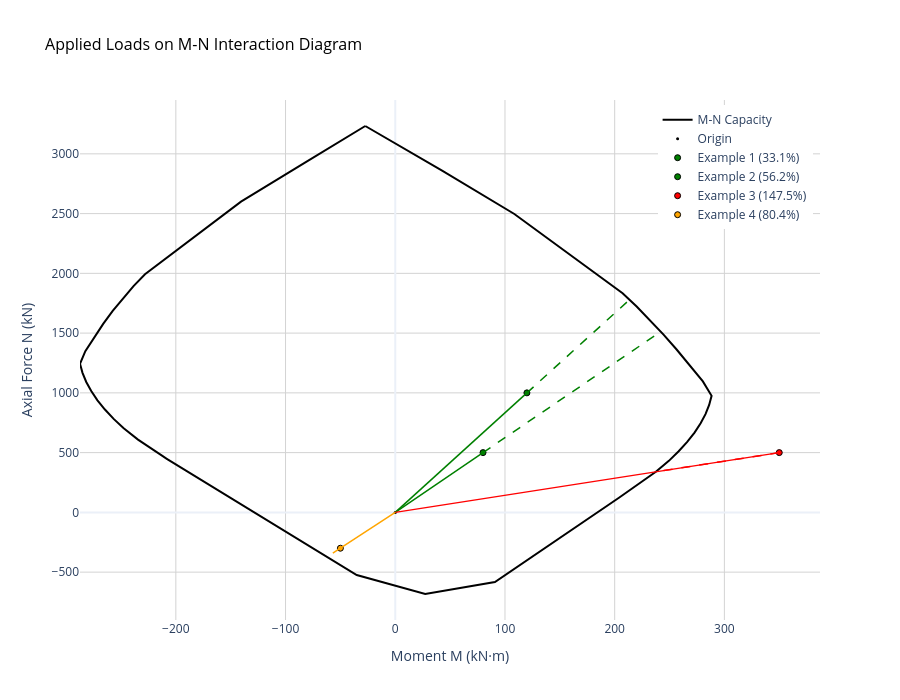

Source (notebook cell):
### Markdown cell above
### Visualize Applied Loads on M-N Diagram

### Code cell
# Visualize applied loads using the new plot() method with load points
load_cases = [
    {"N_Ed": N_Ed_1, "M_Ed": M_Ed_1, "name": f"Example 1 ({util_1:.1%})"},
    {"N_Ed": N_Ed_2, "M_Ed": M_Ed_2, "name": f"Example 2 ({util_2:.1%})"},
    {"N_Ed": N_Ed_3, "M_Ed": M_Ed_3, "name": f"Example 3 ({util_3:.1%})"},
    {"N_Ed": N_Ed_4, "M_Ed": M_Ed_4, "name": f"Example 4 ({util_4:.1%})"},
]

fig = diagram.plot(
    load_points=load_cases,
    show_vectors=True,
    show_metadata=True,
    show=True,
    title="Applied Loads on M-N Interaction Diagram",
    n_points=100
)

# The interactive plot shows:
# - Color-coded load points (green=safe, orange=warning, red=unsafe)
# - Vector rays from origin through load points to capacity boundary
# - Hover over load points to see full metadata:
#   * N_Ed, M_Ed (applied loads)
#   * N_Rd, M_Rd (capacity)
#   * Utilization ratio
#   * Pass/Fail status

### Figure 1 — Plotly figure (JSON) as saved in the notebook; plotly's stock layout.template omitted (floating-point values rounded to 4 significant figures)
{"data": [{"hovertemplate": "M: %{x:.1f} kN·m<br>N: %{y:.1f} kN<extra></extra>", "line": {"color": "black", "width": 2}, "mode": "lines", "name": "M-N Capacity", "type": "scatter", "x": [-27.32, 42.7, 108.6, 207.2, 220.0, 232.4, 244.5, 256.5, 268.4, 280.4, 288.3, 286.1, 282.8, 278.3, 272.8, 266.1, 258.3, 249.4, 237.5, 235.0, 232.3, 229.2, 225.7, 222.0, 219.1, 215.9, 212.3, 208.1, 203.9, 90.84, 27.32, -35.11, -159.7, -165.5, -172.0, -178.4, -184.1, -189.1, -193.6, -198.7, -203.8, -208.2, -212.3, -215.9, -220.3, -234.5, -247.5, -256.7, -264.6, -271.4, -277.1, -281.6, -285.1, -287.3, -282.5, -274.5, -266.2, -257.5, -248.3, -238.6, -228.1, -140.6, -81.56, -27.32], "y": [3233.0, 2860.0, 2497.0, 1833.0, 1722.0, 1607.0, 1487.0, 1363.0, 1232.0, 1096.0, 975.0, 898.8, 822.2, 745.3, 668.0, 589.9, 511.1, 431.0, 340.3, 323.5, 305.0, 284.4, 261.5, 237.2, 218.8, 198.2, 175.1, 149.2, 122.6, -582.8, -683.0, -524.1, 170.8, 203.1, 239.6, 276.2, 308.4, 336.8, 362.1, 392.4, 422.0, 448.4, 472.1, 493.5, 520.5, 608.8, 703.1, 782.3, 860.4, 937.9, 1015.0, 1091.0, 1168.0, 1244.0, 1349.0, 1465.0, 1578.0, 1686.0, 1791.0, 1893.0, 1993.0, 2601.0, 2930.0, 3233.0]}, {"hovertemplate": "Origin<extra></extra>", "marker": {"color": "black", "size": 3, "symbol": "circle"}, "mode": "markers", "name": "Origin", "type": "scatter", "x": [0], "y": [0]}, {"hovertemplate": "<b>Example 1 (33.1%)</b><br>N_Ed: 500.0 kN<br>M_Ed: 80.0 kN·m<br>N_Rd: 1512.5 kN<br>M_Rd: 242.0 kN·m<br>Utilization: 33.1%<br>Status: ✓ PASS<extra></extra>", "marker": {"color": "green", "line": {"color": "black", "width": 1}, "size": 6, "symbol": "circle"}, "mode": "markers", "name": "Example 1 (33.1%)", "showlegend": true, "type": "scatter", "x": [80], "y": [500]}, {"hoverinfo": "skip", "line": {"color": "green", "dash": "solid", "width": 1.5}, "mode": "lines", "showlegend": false, "type": "scatter", "x": [0, 80], "y": [0, 500]}, {"hoverinfo": "skip", "line": {"color": "green", "dash": "dash", "width": 1.5}, "mode": "lines", "showlegend": false, "type": "scatter", "x": [80, 242.0], "y": [500, 1512.0]}, {"hovertemplate": "<b>Example 2 (56.2%)</b><br>N_Ed: 1000.0 kN<br>M_Ed: 120.0 kN·m<br>N_Rd: 1779.0 kN<br>M_Rd: 213.5 kN·m<br>Utilization: 56.2%<br>Status: ✓ PASS<extra></extra>", "marker": {"color": "green", "line": {"color": "black", "width": 1}, "size": 6, "symbol": "circle"}, "mode": "markers", "name": "Example 2 (56.2%)", "showlegend": true, "type": "scatter", "x": [120], "y": [1000]}, {"hoverinfo": "skip", "line": {"color": "green", "dash": "solid", "width": 1.5}, "mode": "lines", "showlegend": false, "type": "scatter", "x": [0, 120], "y": [0, 1000]}, {"hoverinfo": "skip", "line": {"color": "green", "dash": "dash", "width": 1.5}, "mode": "lines", "showlegend": false, "type": "scatter", "x": [120, 213.5], "y": [1000, 1779.0]}, {"hovertemplate": "<b>Example 3 (147.5%)</b><br>N_Ed: 500.0 kN<br>M_Ed: 350.0 kN·m<br>N_Rd: 339.1 kN<br>M_Rd: 237.4 kN·m<br>Utilization: 147.5%<br>Status: ✗ FAIL<extra></extra>", "marker": {"color": "red", "line": {"color": "black", "width": 1}, "size": 6, "symbol": "circle"}, "mode": "markers", "name": "Example 3 (147.5%)", "showlegend": true, "type": "scatter", "x": [350], "y": [500]}, {"hoverinfo": "skip", "line": {"color": "red", "dash": "solid", "width": 1.5}, "mode": "lines", "showlegend": false, "type": "scatter", "x": [0, 350], "y": [0, 500]}, {"hoverinfo": "skip", "line": {"color": "red", "dash": "dash", "width": 1.5}, "mode": "lines", "showlegend": false, "type": "scatter", "x": [350, 237.4], "y": [500, 339.1]}, {"hovertemplate": "<b>Example 4 (80.4%)</b><br>N_Ed: -300.0 kN<br>M_Ed: -50.0 kN·m<br>N_Rd: -373.1 kN<br>M_Rd: -62.2 kN·m<br>Utilization: 80.4%<br>Status: ✓ PASS<extra></extra>", "marker": {"color": "orange", "line": {"color": "black", "width": 1}, "size": 6, "symbol": "circle"}, "mode": "markers", "name": "Example 4 (80.4%)", "showlegend": true, "type": "scatter", "x": [-50], "y": [-300]}, {"hoverinfo": "skip", "line": {"color": "orange", "dash": "solid", "width": 1.5}, "mode": "lines", "showlegend": false, "type": "scatter", "x": [0, -50], "y": [0, -300]}, {"hoverinfo": "skip", "line": {"color": "orange", "dash": "dash", "width": 1.5}, "mode": "lines", "showlegend": false, "type": "scatter", "x": [-50, -62.19], "y": [-300, -373.1]}], "layout": {"height": 700, "hovermode": "closest", "legend": {"x": 0.99, "xanchor": "right", "y": 0.99, "yanchor": "top"}, "showlegend": true, "title": {"font": {"color": "black", "size": 16}, "text": "Applied Loads on M-N Interaction Diagram"}, "width": 900, "xaxis": {"gridcolor": "lightgray", "gridwidth": 1, "showgrid": true, "title": {"text": "Moment M (kN·m)"}}, "yaxis": {"gridcolor": "lightgray", "gridwidth": 1, "showgrid": true, "title": {"text": "Axial Force N (kN)"}}}}
